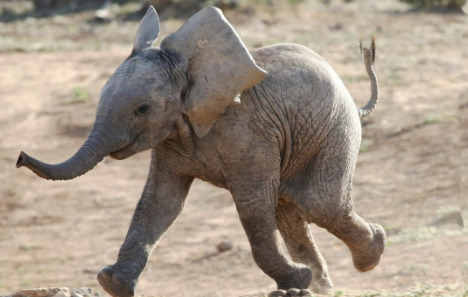
#> input picture babyelephant.jpeg, 468 x 297 px; the run also reads 1 picture not shown here
$ jupyter execute --allow-errors 'K means .ipynb'   (older library calls are emulated)
#> lines starting #> are read from the running program, lines starting #| are printed output that depends on the picture
### K means/kmeans.py
import numpy as np
import random
import scipy
from sklearn.metrics import confusion_matrix
import seaborn as sns
from scipy.spatial.distance import cdist
from scipy import sparse
from matplotlib.pyplot import imread
import ipywidgets as widgets
import matplotlib.pyplot as plt
from sklearn.neighbors import kneighbors_graph
from sklearn.datasets import make_blobs
import pandas as pd
import time

color_dict = {0:'#f58231',1:'#bfef45',2:'#42d4f4',3:'#469990',4:'#aaffc3',5:'#fffac8',6:'#ffd8b1',7:'#fabed4'}
def read_image(img):

    # loading the png image as a 3d matrix
    img = imread(img)

    # uncomment the below code to view the loaded image
    plt.imshow(img) # plotting the image
    plt.tick_params(
    axis='both',          # changes apply to the x-axis
    which='both',      # both major and minor ticks are affected
    bottom=False,      # ticks along the bottom edge are off
    top=False,         # ticks along the top edge are off
    labelbottom=False,
    labelleft = False,
    right = False,
    left = False)
    plt.show()

    # scaling it so that the values are small
    img = img / 255

    return img

# [9 lines left out: function kmeans_plot, not called in this run]

def centroidselection(X,centroid_list):
    centroid_distance = []
    centroid_dict = {}
    for centroid in centroid_list:
        broadcast = np.broadcast_to(centroid,(X.shape[0],len(centroid)))
        distances = np.linalg.norm(broadcast - X,axis = 1)
        centroid_distance.append(distances)
    centroidpoints = np.argmin(np.array(centroid_distance),axis = 0)
    for centroid_index,centroid in enumerate(centroid_list):
        centroid_dict[tuple(centroid)] = list(X[np.argwhere(centroidpoints==centroid_index).reshape(1,-1)[0]])
    return centroid_dict,centroidpoints

# [14 lines left out: function initialize, not called in this run]
def kmeans(X,k = 3, centroids='kmeans++',max_iter = 30,tolerance = 0.01):
#> called with X = array of shape (2000, 2), k = 3, centroids = 'kmeans++', max_iter = 30, tolerance = 0.01
    shape = X.shape
    max_iter = max_iter
    obs_indices = np.arange(0,shape[0])
    if centroids != 'normal':
        shape_dict = np.percentile(obs_indices,np.linspace(0,100,k)).astype(int)
        centroids = [X[x] for x in shape_dict]
    elif centroids == 'kmeans++':
        centroids = initialize(X,k)
    else:

        centroids = np.random.choice(np.arange(0,X.shape[0]),size = k,replace = False)
        centroids = [X[x] for x in centroids]
    for iteration in range(0,max_iter):
        centroid_dict = {}
        ## initialize an empty centroid
        for centroid in centroids:
            centroid_dict[tuple(centroid)] = []

        centroid_dict,labels = centroidselection(X,centroids)
        ##calculating distances
        new_centroids = [np.mean(centroid_dict[key],axis = 0) for key in centroid_dict.keys()]
        if np.linalg.norm(np.array(new_centroids) - np.array(centroids)) < tolerance:
            break
        else:
            centroids = new_centroids
    return centroids,labels

def likely_confusion_matrix(y,labels):
    label_count = np.unique(labels)
    y_pred = np.zeros(y.shape)
    for label in label_count:
        pred_value = y[np.argwhere(labels == label)].reshape(1,-1)[0]
        values, counts = np.unique(pred_value, return_counts=True)
        pred_value = values[counts.argmax()]
        y_pred[np.argwhere(labels == label).reshape(1,-1)[0]] = pred_value
    likely_confusion_matrix = confusion_matrix(y,y_pred)
    likely_confusion_matrix = pd.DataFrame(likely_confusion_matrix,columns = ['Actual Positive','Actual Negative'],\
             index = ['Predicted Positive','Predicted Negative'])

    return likely_confusion_matrix

# [30 lines left out: functions generate_circle_sample_data, generate_concentric_circles_data, timegraph, not called in this run]

### K means .ipynb
[cell 1]
import numpy as np
import random
import plotly.express as px
import scipy
from sklearn.metrics import confusion_matrix
import seaborn as sns
from scipy.spatial.distance import cdist
from scipy import sparse
from matplotlib.pyplot import imread
import matplotlib.pyplot as plt
import ipywidgets as widgets
from sklearn.neighbors import kneighbors_graph
from sklearn.datasets import make_circles
from sklearn.datasets import make_blobs
from sklearn.datasets import load_breast_cancer
from sklearn.preprocessing import StandardScaler
from sklearn.linear_model import LinearRegression
from kmeans import *

# K means

***
### Introduction

K means is an clustering algorithm where groups are identified in the data based on their distance from each other.
A subset of the data which are similar to each other based on a metric is grouped into cluster. In K-means, the number of clusters is a parameter denoted by <b>K</b>. The metric which we select is a similarity measure such as Euclidean distance/Manhattan distance etc. K means is an unsupervised machine learning algorithm as there is no target variable.
Clustering algorithms are used in several areas such as market segmentation, insurance fraud detection, delivery store optimization.([Ref](https://dzone.com/articles/10-interesting-use-cases-for-the-k-means-algorithm))

For example, in the above graph, there are two clusters. The entire data(currently in 2D) is being split into two clusters.
Now, suppose we have to classify a new point into the new cluster. We simply take the distances of the point from each
of the centroids and take the minimum of the values. Then, we assign the new point to the cluster to which the centroid
belongs. In K means, the centroid is taken as the average of all the data points in the cluster.

***

### Mathematical Representation
The mathematical representation of the clustering algorithm is as follows:-
Given a set of observations ($x_1$, $x_2$, ..., $x_n$), where each observation is a d-dimensional real vector, k-means clustering aims to partition the n observations into k (≤ n) sets S = {$S_1$, $S_2$, ..., $S_k$} so as to minimize the within-cluster sum of squares (WCSS) (i.e. variance).
Formally, the objective is to find:-

where $μ_i$ is the mean (also called centroid) of points in $S_i$

where |$S_i$| is the size of $S_i$ and ||.|| is the L2 norm.
This is equivalent to minimizing the pairwise squared deviations of points in the same cluster:

Since the total variance is constant, this is equivalent to maximizing the sum of squared deviations between points in different clusters (between-cluster sum of squares, BCSS).([Ref](https://en.wikipedia.org/wiki/K-means_clustering))
***

### Algorithm
1. Specify number of clusters K.
2. Initialize centroids by selecting K random points.
3. Start iterating as follows:-
    - Compute distance of all points from the the K centroids.
    - Assign each point to a centroid based on which centroid had the minimum distance.
    - Recalculate centroids by taking the average of all the data points that belong to each centroid.
4. Keep iterating until there is no change to the centroids. i.e assignment of data points to clusters isn’t changing.

Here, the points associated with each centroid become a cluster. When a new point needs to be predicted as to which
cluster it lies in, we calculate the distance of each point from each centroid and select the centroid which has the minimum distance. The point belongs to the cluster to which the centroid belongs.

***
### Example of K means algorithm

Let us say we have data in the form of a circle,

[cell 2]
n_samples = 2000
random_state = 170
X, y = make_blobs(n_samples=n_samples, random_state=random_state)
color_dict = {0:'#f58231',1:'#bfef45',2:'#42d4f4',3:'#469990',4:'#aaffc3',5:'#fffac8',6:'#ffd8b1',7:'#fabed4'}
centroids,labels = kmeans(X,3)

[cell 3]
fig,axes = plt.subplots(figsize = (16,9))
axes.scatter(X[:,0],X[:,1]);
axes.set_title('Data without any clusters');
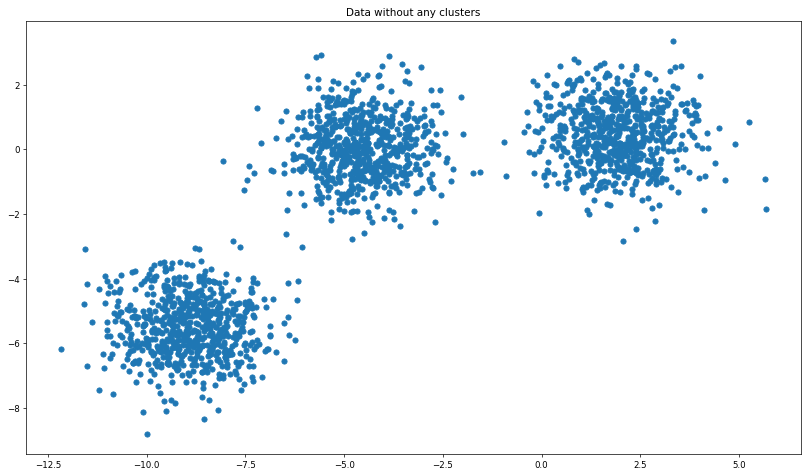
#> figure drawn by matplotlib, 1 panel

Looking at the data, we should be able to approximately divide the data into 3 clusters.

[cell 4]
k = 3
centroids,labels = kmeans(X,k)
fig,axes = plt.subplots(figsize = (16,9))
axes.scatter(X[:,0],X[:,1]);
axes.set_title('{} clusters'.format(k));
color_labels = [color_dict[x] for x in labels]
axes.scatter(X[:,0],X[:,1],c = color_labels);
axes.scatter(np.array(centroids)[:,0],np.array(centroids)[:,1],c = 'black',marker = '+',s = 100,label = 'centroid');
axes.legend();
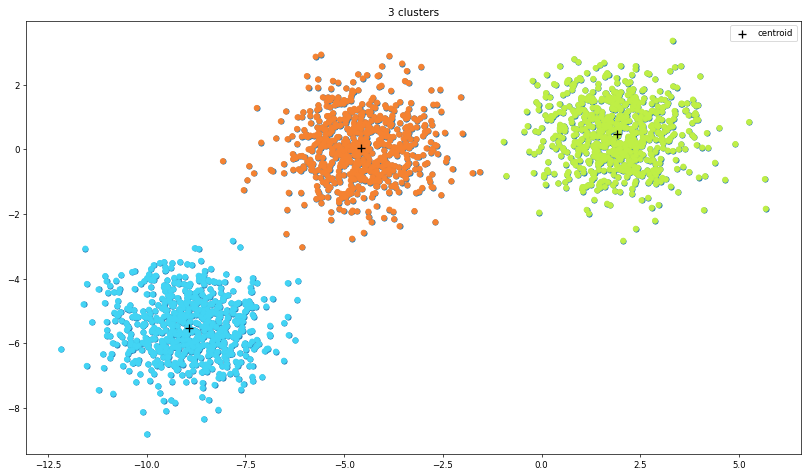
#> figure drawn by matplotlib, 1 panel

Since, K is a parameter, we can divide it into higher or lower values as well. Now, let us keep 5 as the value of K.

[cell 5]
k = 5
centroids,labels = kmeans(X,k)
fig,axes = plt.subplots(figsize = (16,9))
axes.scatter(X[:,0],X[:,1]);
axes.set_title('{} clusters'.format(k));
color_labels = [color_dict[x] for x in labels]
axes.scatter(X[:,0],X[:,1],c = color_labels);
axes.scatter(np.array(centroids)[:,0],np.array(centroids)[:,1],c = 'black',marker = '+',s = 100,label = 'centroid');
axes.legend();
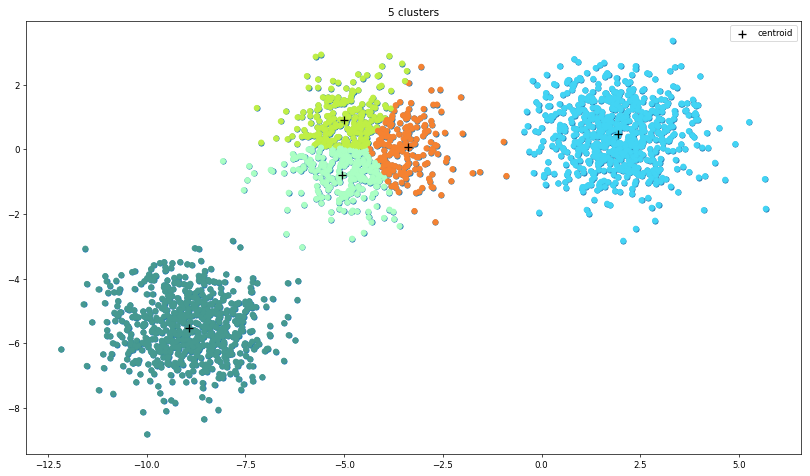
#> figure drawn by matplotlib, 1 panel

Here, we can see that the initial 2 clusters got divided into 2 sub clusters making the total clusters as 5.

[cell 6]
k = 5
centroids,labels = kmeans(X,k,max_iter = 3)
fig,axes = plt.subplots(figsize = (16,9))
axes.scatter(X[:,0],X[:,1]);
axes.set_title('{} clusters'.format(k));
color_labels = [color_dict[x] for x in labels]
axes.scatter(X[:,0],X[:,1],c = color_labels);
axes.scatter(np.array(centroids)[:,0],np.array(centroids)[:,1],c = 'black',marker = '+',s = 100,label = 'centroid');
axes.legend();
#> the sliders are set to max_iter = 5, centroids = <module 'ipywidgets.fixed_' fr, k = 5, X = <module 'ipywidgets.fixed_' fr, tolerance = <module 'ipywidgets.fixed_' fr

#> (a cell that did not finish here is left out)

At k = 3,when we drag the iterations, we can see how the centroids shift to reach the preferred centroid value. In this example, after k = 3, the centroids have reached its values at the 3rd iteration.

### Drawbacks of K-means
***
K-means is not a deterministic algorithm as the centroid selection depends heavily on the points that are selected at
the start. For eg, a bad point selection can result in a suboptimal cluster formation/or higher number of iterations required. For this, we select grades data.

[cell 8]
grades = [92.65,93.87,74.06,86.94,92.26,94.46,92.94,80.65,92.86,85.94,91.79,95.23,85.37,87.85,87.71,93.03]
k = 5
tolerance=1e-2
grades = np.array(grades).reshape(-1,1)
centroids,labels = kmeans(grades,3,max_iter = 30,centroids = 'normal')
print(centroids)
centroids,labels = kmeans(grades,3,max_iter = 30,centroids = 'normal')
print(centroids)
centroids,labels = kmeans(grades,3,max_iter = 30,centroids = 'normal')
print(centroids)

As we can see above, the centroids are different for every run. Hence, there are suboptimal clusters that can be found. We can also see that the number of iterations can also vary depending on centroid selection.
This can be overcome by taking a "smarter" approach to initializing the first centroids. This is where K means++
comes to the picture.
***

### Kmeans Algorithm++

The K means ++ algorithm mainly sidesteps from K means in the centroid selection at the start.
1. The steps Randomly select the first centroid from the data points.
2. For each data point compute its distance from the nearest, previously chosen centroid.
3. Select the next centroid from the data points such that the probability of choosing a point as centroid is directly proportional to its distance from the nearest, previously chosen centroid. (i.e. the point having maximum distance from the nearest centroid is most likely to be selected next as a centroid)
4. Repeat steps 2 and 3 until k centroids have been sampled

[cell 9]
centroids,labels = kmeans(X,5,max_iter = 30,centroids = 'normal')
fig,axes = plt.subplots(figsize = (12,5),ncols = 3)
axes[0].scatter(X[:,0],X[:,1]);
axes[0].set_title('Run 1');
color_labels = [color_dict[x] for x in labels]
axes[0].scatter(X[:,0],X[:,1],c = color_labels);
axes[0].scatter(np.array(centroids)[:,0],np.array(centroids)[:,1],c = 'black',marker = '+',s = 100,label = 'centroid');
axes[0].legend();
centroids,labels = kmeans(X,5,max_iter = 30,centroids = 'normal')
axes[1].scatter(X[:,0],X[:,1]);
axes[1].set_title('Run 2');
color_labels = [color_dict[x] for x in labels]
axes[1].scatter(X[:,0],X[:,1],c = color_labels);
axes[1].scatter(np.array(centroids)[:,0],np.array(centroids)[:,1],c = 'black',marker = '+',s = 100,label = 'centroid');
axes[1].legend();
centroids,labels = kmeans(X,5,max_iter = 30,centroids = 'normal')
axes[2].scatter(X[:,0],X[:,1]);
axes[2].set_title('Run 3');
color_labels = [color_dict[x] for x in labels]
axes[2].scatter(X[:,0],X[:,1],c = color_labels);
axes[2].scatter(np.array(centroids)[:,0],np.array(centroids)[:,1],c = 'black',marker = '+',s = 100,label = 'centroid');
axes[2].legend();
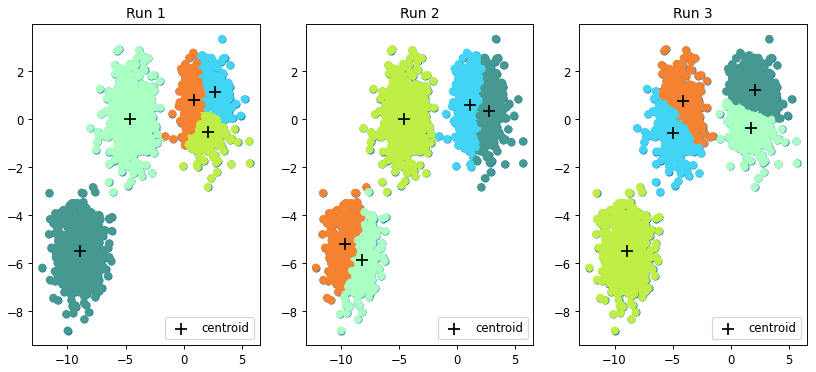
#> figure drawn by matplotlib, 3 panels

We have had 5 totally different clusters each time we ran. We can resolve this using K means++.

[cell 10]
centroids,labels = kmeans(X,5,max_iter = 30,centroids = 'kmeans++')
fig,axes = plt.subplots(figsize = (12,5),ncols = 3)
axes[0].scatter(X[:,0],X[:,1]);
axes[0].set_title('Iteration 1');
color_labels = [color_dict[x] for x in labels]
axes[0].scatter(X[:,0],X[:,1],c = color_labels);
axes[0].scatter(np.array(centroids)[:,0],np.array(centroids)[:,1],c = 'black',marker = '+',s = 100,label = 'centroid');
axes[0].legend();
centroids,labels = kmeans(X,5,max_iter = 30,centroids = 'kmeans++')
axes[1].scatter(X[:,0],X[:,1]);
axes[1].set_title('Iteration 2');
color_labels = [color_dict[x] for x in labels]
axes[1].scatter(X[:,0],X[:,1],c = color_labels);
axes[1].scatter(np.array(centroids)[:,0],np.array(centroids)[:,1],c = 'black',marker = '+',s = 100,label = 'centroid');
axes[1].legend();
centroids,labels = kmeans(X,5,max_iter = 30,centroids = 'kmeans++')
axes[2].scatter(X[:,0],X[:,1]);
axes[2].set_title('Iteration 3');
color_labels = [color_dict[x] for x in labels]
axes[2].scatter(X[:,0],X[:,1],c = color_labels);
axes[2].scatter(np.array(centroids)[:,0],np.array(centroids)[:,1],c = 'black',marker = '+',s = 100,label = 'centroid');
axes[2].legend();
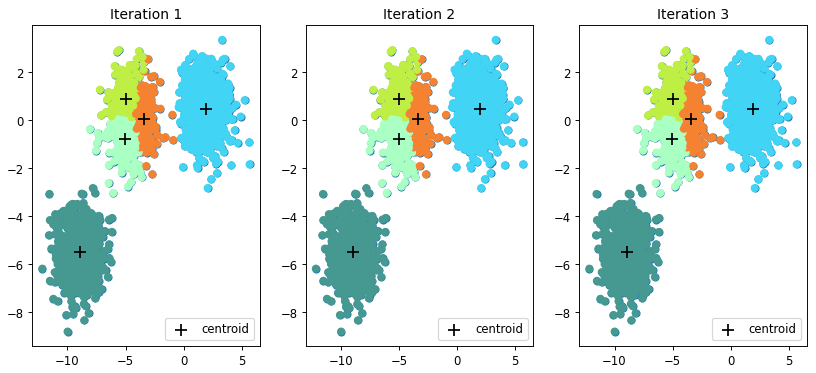
#> figure drawn by matplotlib, 3 panels

We have the same clusters each time we ran. This shows that Kmeans++ is more deterministic than naive K means in determining clusters. Also, some of the clusters in Kmeans should be suboptimal which means the distance of the points
from their clusters are not minimized. This metric is called distortion and is used in finding the right value of K.

***

### Finding the right value of K(Elbow Method)

In the above example, we can see the right approximate number of clusters are 3. Under the K means algorithm, we can choose
However, we need to identify that using a mathematical
method. Hence, we can use a non-parametric method called the elbow method.
Under the elbow method, the distortions are calculated as the average of the squared distances from the cluster centers of the respective clusters.
Typically, the Euclidean distance metric is used.([Ref](https://www.geeksforgeeks.org/elbow-method-for-optimal-value-of-k-in-kmeans/))

[cell 11]
K = range(1, 10)
distortions = {}
for k in K:
    centroids,labels = kmeans(X,k,max_iter = 100,centroids = 'kmeans++')

    distortions[k] = (sum(np.min(cdist(X, centroids,
                                        'euclidean'), axis=1)) / X.shape[0])
fig,axes = plt.subplots(figsize = (8,5))
axes.plot(distortions.keys(),distortions.values());
axes.set_title('K means distortions plot');
axes.set_xlabel('value of K');
axes.set_ylabel('Distortion');
axes.scatter(3,distortions[3],marker = '+',);
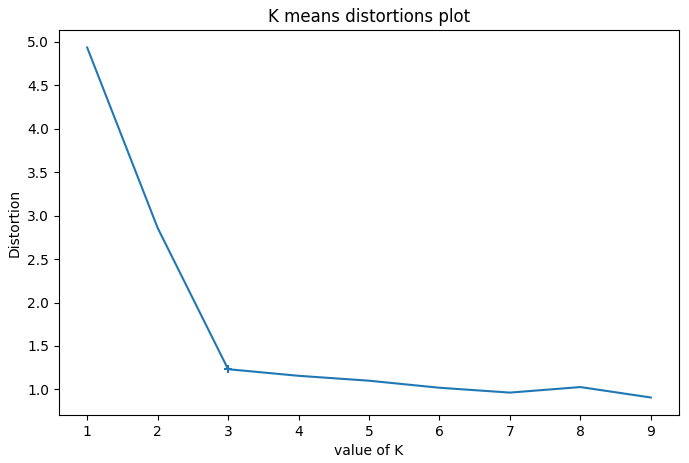
#> figure drawn by matplotlib, 1 panel

As per the elbow method, the right value of K is where the elbow starts or in simpler terms a sudden drop in distortion value.Thus for the given data, we conclude that the optimal number of clusters for the data is 3.

***
### Use cases of K means(Image Compression)

Now that we have understood K means, we use at a use case of K means for image compressesion. Here is a picture of
a baby elephant. When doing image clustering, we bring down the 3D image array object(color is the 3rd dimension) to a 2D array and then reshape it back after coverting it as per the K means approach.

[cell 12]
img = read_image('babyelephant.jpeg')
#> in read_image, img is the input picture: shape (297, 468, 3); mean R, G, B 160.7, 147.6, 133.8
#> (the rest of the program and of its run is left out)
